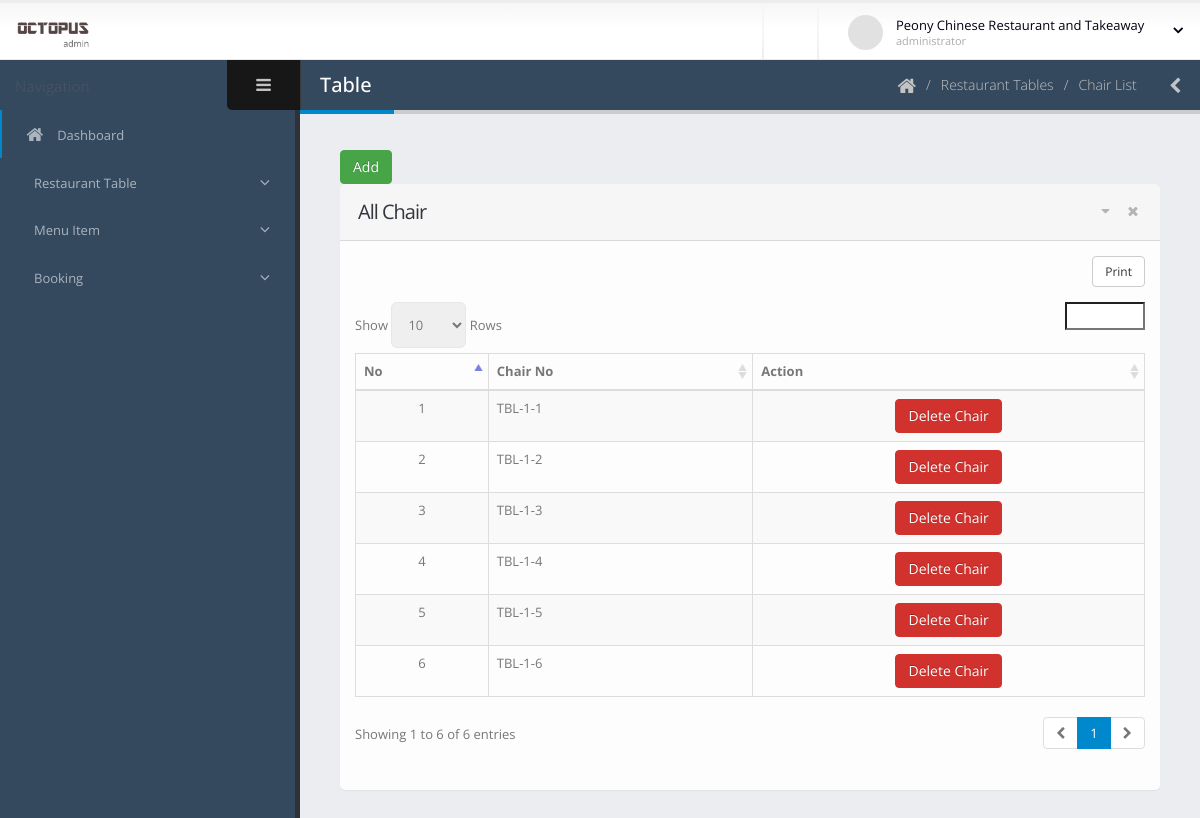
Screenshot of /dashboard/view-chair-list.php?table_id=3 (signed in) with the database file from the repository.
### tables this page shows
CREATE TABLE `restaurant_chair` (
  `id` int(11) NOT NULL,
  `tbl_id` int(11) DEFAULT NULL,
  `chair_no` varchar(30) DEFAULT NULL
);

### dashboard/view-chair-list.php (the view, shortened to what this page needs)
<?php include 'template/header.php';
?>
	<body>
		<section class="body">
			<?php include 'template/top-bar.php'; ?>
			<div class="inner-wrapper">
				<?php include 'template/left-bar.php'; ?>
				<section role="main" class="content-body">
					<header class="page-header">
						<h2>Table</h2>
						<div class="right-wrapper pull-right">
							<ol class="breadcrumbs">
								<li>
									<a href="index.php">
										<i class="fa fa-home"></i>
									</a>
								</li>
								<li><span>Restaurant Tables</span></li>
								<li><span>Chair List</span></li>
							</ol>
							<a class="sidebar-right-toggle" data-open="sidebar-right"><i class="fa fa-chevron-left"></i></a>
						</div>
					</header>
						<section class="panel">
							<a href="#exampleModal" class="btn btn-success"  data-toggle="modal" >Add</a>
							<header class="panel-heading">
								<div class="panel-actions">
									<a href="#" class="fa fa-caret-down"></a>
									<a href="#" class="fa fa-times"></a>
								</div>
								<h2 class="panel-title">All Chair</h2>
							</header>
							<div class="panel-body">
								<table class="table table-bordered table-striped mb-none" id="datatable-tabletools" data-swf-path="assets/vendor/jquery-datatables/extras/TableTools/swf/copy_csv_xls_pdf.swf">
									<thead>
										<tr>
											<th>No</th>
											<th>Chair No</th>
											<th class="hidden-phone">Action</th>
										</tr>
									</thead>
									<tbody>
										<?php
										$count = 1;
										$con = connect();
										$tbl_id = $_GET['table_id'];
										$sql = "SELECT * FROM `restaurant_chair` WHERE tbl_id = '$tbl_id' ;";
										$result = $con->query($sql);
										foreach ($result as $r) {
										?>
										<tr class="gradeX">
											<td class="center hidden-phone"><?php echo $count; ?></td>
											<td><?php echo $r['chair_no']; ?></td>
											<td class="center hidden-phone">
												<a href="delete-chair.php?chair_id=<?php echo $r['id'];?>&tbl_id=<?php echo $tbl_id;?>" class="btn btn-danger"  onclick="if (!Done()) return false; ">Delete Chair</a>
											</td>
										</tr>
										<?php $count++; } ?>
									</tbody>
								</table>
							</div>
						</section>
				</section>
			</div>
		</section>
	</body>
</html>

### dashboard/template/header.php (shortened to what this page needs)
<!doctype html>
<html class="fixed">
	<head>
		<link rel="stylesheet" href="assets/vendor/bootstrap/css/bootstrap.css" />
		<link rel="stylesheet" href="assets/vendor/font-awesome/css/font-awesome.css" />
		<link rel="stylesheet" href="assets/vendor/magnific-popup/magnific-popup.css" />
		<link rel="stylesheet" href="assets/vendor/bootstrap-datepicker/css/datepicker3.css" />
		<link rel="stylesheet" href="assets/vendor/jquery-ui/css/ui-lightness/jquery-ui-1.10.4.custom.css" />
		<link rel="stylesheet" href="assets/vendor/bootstrap-multiselect/bootstrap-multiselect.css" />
		<link rel="stylesheet" href="assets/vendor/morris/morris.css" />
		<link rel="stylesheet" href="assets/vendor/select2/select2.css" />
		<link rel="stylesheet" href="assets/vendor/jquery-datatables-bs3/assets/css/datatables.css" />
		<link rel="stylesheet" href="assets/stylesheets/theme.css" />
		<link rel="stylesheet" href="assets/stylesheets/skins/default.css" />
		<link rel="stylesheet" href="assets/stylesheets/theme-custom.css">
		<link href="https://pro-next.fontawesome.com/releases/v5.7.2/css/all.css" data-prerender="keep" rel="stylesheet">
	</head>

### dashboard/template/top-bar.php (shortened to what this page needs)
<header class="header">
				<div class="logo-container">
					<a href="index.php" class="logo">
						<img src="assets/images/logo.png" height="35" alt="JSOFT Admin" />
					</a>
				</div>
				<div class="header-right">
					<span class="separator"></span>
					<span class="separator"></span>
					<div id="userbox" class="userbox">
						<a href="#" data-toggle="dropdown">
							<figure class="profile-picture">
								<img src="assets/images/!logged-user.jpg" alt="Joseph Doe" class="img-circle" data-lock-picture="assets/images/!logged-user.jpg" />
							</figure>
							<div class="profile-info" data-lock-name="John Doe" data-lock-email="johndoe@JSOFT.com">
								<span class="name"><?php echo $_SESSION['name']; ?></span>
								<span class="role">administrator</span>
							</div>
							<i class="fa custom-caret"></i>
						</a>
					</div>
				</div>
			</header>

### dashboard/template/left-bar.php (shortened to what this page needs)
<aside id="sidebar-left" class="sidebar-left">
	<div class="sidebar-header">
		<div class="sidebar-title">
		</div>
		<div class="sidebar-toggle hidden-xs" data-toggle-class="sidebar-left-collapsed" data-target="html" data-fire-event="sidebar-left-toggle">
			<i class="fa fa-bars" aria-label="Toggle sidebar"></i>
		</div>
	</div>
	<div class="nano">
		<div class="nano-content">
			<nav id="menu" class="nav-main" role="navigation">
				<ul class="nav nav-main">
					<li class="nav-active">
						<a href="index.php">
							<i class="fa fa-home" aria-hidden="true"></i>
							<span>Dashboard</span>
						</a>
					</li>
					<?php if((isset($_SESSION['isLoggedIn']) && $_SESSION['role'] == 1)){ ?>
					<li class="nav-parent">
						<a>
							<span>Restaurant Table</span>
						</a>
					</li>
					<?php } ?>
					<?php if((isset($_SESSION['isLoggedIn']) && $_SESSION['role'] == 1)){ ?>
					<li class="nav-parent">
						<a>
							<span>Menu Item</span>
						</a>
					</li>
					<?php } ?>
					<?php if((isset($_SESSION['isLoggedIn']) && $_SESSION['role'] == 1)){ ?>
					<li class="nav-parent">
						<a>
							<span>Booking</span>
						</a>
					</li>
					<?php } ?>
				</ul>
			</nav>
			<hr class="separator" />
		</div>
	</div>
</aside>

### dashboard/assets/stylesheets/skins/default.css (style rules this page uses)
a, .btn-link { color: #0088cc; }
body .btn-success { color: #ffffff; text-shadow: 0 -1px 0 rgba(0, 0, 0, 0.25); background-color: #47a447; border-color: #47a447; }
body .btn-danger { color: #ffffff; text-shadow: 0 -1px 0 rgba(0, 0, 0, 0.25); background-color: #d2322d; border-color: #d2322d; }
.page-header h2 { border-bottom-color: #0088cc; }
ul.nav-main > li.nav-active > a { box-shadow: 2px 0 0 #0088cc inset; }

### rows the page displays
restaurant_chair: chair_no "TBL-1-1"
restaurant_chair: chair_no "TBL-1-2"
restaurant_chair: chair_no "TBL-1-3"
restaurant_chair: chair_no "TBL-1-4"
restaurant_chair: chair_no "TBL-1-5"
restaurant_chair: chair_no "TBL-1-6"

### other values shown
$_SESSION['name'] "Peony Chinese Restaurant and Takeaway"
